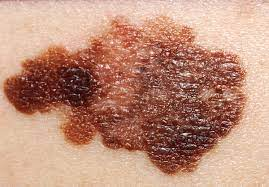
#> input picture inputs/tester.jpg, 269 x 187 px, found by its file name
$ jupyter execute superpixel-segmentation.ipynb
#> lines starting #> are read from the running program, lines starting #| are printed output that depends on the picture
[cell 1]
from skimage import color
from skimage import io
from skimage.segmentation import slic, mark_boundaries
from skimage.color import label2rgb
import matplotlib.pyplot as plt

# Bild laden
image = io.imread('tester.jpg')
#> image is the input picture: shape (187, 269, 3); mean R, G, B 190.4, 143.4, 123.3

# Bild in Lab-Farbraum konvertieren
image_lab = color.rgb2lab(image)
#> image_lab: shape (187, 269, 3) float64; mean of channels 0, 1, 2 63, 15.9, 18.5

n_segments = 100
compactness = 25
# Superpixel-Segmentierung durchführen
segments = slic(image_lab, n_segments, compactness, start_label=1)
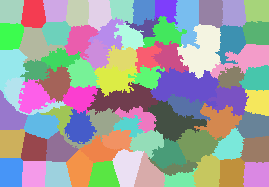
#> segments: shape (187, 269) int64; 77 distinct labels, from 1 to 77; one colour per label, 0 black

# Segmentierungsergebnisse visualisieren
fig, ax = plt.subplots(1, 2, figsize=(15, 8), dpi=300)

# Originalbild anzeigen
ax[0].imshow(image)
ax[0].set_title('Originalbild', fontsize=14)
ax[0].axis('off')

# Superpixel-Bild anzeigen
ax[1].imshow(label2rgb(segments, image, kind='avg'))
ax[1].set_title('Superpixel - $segments = %d, compactness = %d$' % (n_segments, compactness), fontsize=14)
ax[1].axis('off')

plt.tight_layout()
plt.show()
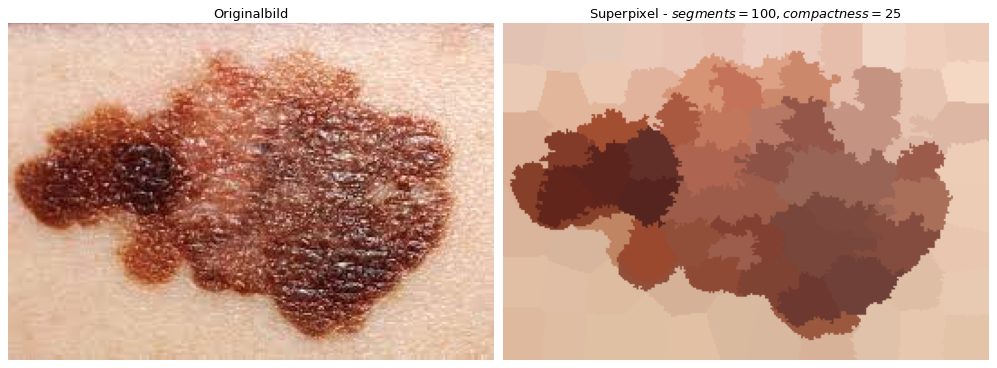
#> figure drawn by matplotlib, 2 panels

[cell 2]
# Importiere die notwendigen Bibliotheken
import cv2
import numpy as np
import matplotlib.pyplot as plt

# Lade das Bild
image_path = 'Baum.jpg'  # Pfad zu deinem Bild
image = cv2.imread(image_path)
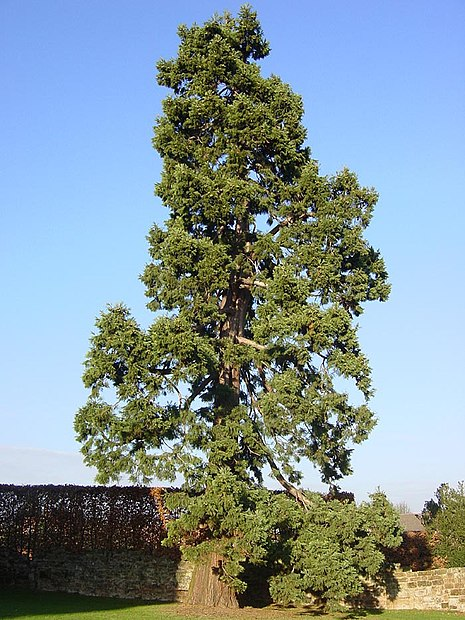
#> input picture Baum.jpg, 465 x 620 px
#> image is the input picture: shape (620, 465, 3); mean B, G, R 151.7, 147.8, 130.3
image_rgb = cv2.cvtColor(image, cv2.COLOR_BGR2RGB)

# Konvertiere das Bild in den LAB-Farbraum
image_lab = cv2.cvtColor(image, cv2.COLOR_BGR2Lab)
#> image_lab: shape (620, 465, 3); mean of channels 0, 1, 2 150.5, 124.9, 125.1

# Initialisiere die SEEDS-Superpixel-Segmentierung
num_superpixels = 250  # Anzahl der gewünschten Superpixel
num_levels = 1  # Anzahl der Ebenen
prior = 2  # Balance zwischen Farb- und Kontur-Information
num_histogram_bins = 3  # Anzahl der Histogramm-Bins

seeds = cv2.ximgproc.createSuperpixelSEEDS(
    image.shape[1], image.shape[0], image.shape[2],
    num_superpixels, num_levels, prior, num_histogram_bins
)

# Wende SEEDS-Superpixel-Segmentierung an
seeds.iterate(image_lab, num_iterations=10)

# Erhalte die Labels der Superpixel
labels = seeds.getLabels()

# Zeichne die Konturen der Superpixel auf das Bild
mask = seeds.getLabelContourMask(False)
contours = image_rgb.copy()
contours[mask == 255] = [255, 255, 0]  # Zeichne die Konturen in Rot
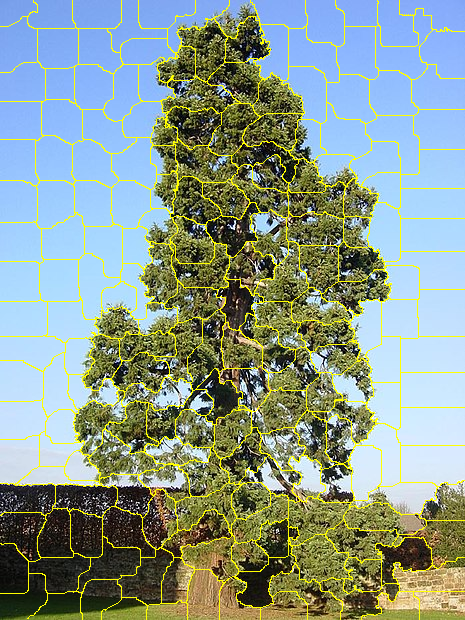
#> contours: shape (620, 465, 3); mean R, G, B 138.3, 154.8, 142.7


# Zeige das Originalbild und das Bild mit Superpixel-Konturen
fig, ax = plt.subplots(1, 2, figsize=(15, 15))
ax[0].imshow(image_rgb)
ax[0].set_title('Original Image')
ax[0].axis('off')

title_params = f'Superpixels with SEEDS\nnum_superpixels={num_superpixels}, num_levels={num_levels}, prior={prior}, num_histogram_bins={num_histogram_bins}'
ax[1].imshow(contours)
ax[1].set_title(title_params)
ax[1].axis('off')

plt.show()

[cell 3]
# Importiere die notwendigen Bibliotheken
import cv2
import numpy as np
import matplotlib.pyplot as plt

def apply_superpixels(image, num_superpixels=250, num_levels=1, prior=2, num_histogram_bins=3):
  image_rgb = cv2.cvtColor(image, cv2.COLOR_BGR2RGB)
  image_lab = cv2.cvtColor(image, cv2.COLOR_BGR2Lab)

  seeds = cv2.ximgproc.createSuperpixelSEEDS(
      image.shape[1], image.shape[0], image.shape[2],
      num_superpixels, num_levels, prior, num_histogram_bins
  )
  # Wende SEEDS-Superpixel-Segmentierung an
  seeds.iterate(image_lab, num_iterations=10)

  # Erhalte die Labels der Superpixel
  labels = seeds.getLabels()

  # Zeichne die Konturen der Superpixel auf das Bild
  mask = seeds.getLabelContourMask(False)
  contours = image_rgb.copy()
  contours[mask == 255] = [255, 255, 0]  # Zeichne die Konturen in Rot
  return contours

def apply_superpixels_to_dataset(dataset, num_superpixels=250, num_levels=1, prior=2, num_histogram_bins=3):
  segmented_images = []
  for i, image in enumerate(dataset):
      if image.ndim != 3 or image.shape[2] != 3:
          raise ValueError(f"Bild {i} hat unerwartete Dimensionen: {image.shape}")
      segmented_image = apply_superpixels(image, num_superpixels=num_superpixels, num_levels=num_levels, prior=prior, num_histogram_bins=num_histogram_bins)
      segmented_images.append(segmented_image)
  return np.array(segmented_images)


# Lade das Testbild
image = cv2.imread('Baum.jpg')
BAUM=apply_superpixels(image)
plt.imshow(cv2.cvtColor(BAUM, cv2.COLOR_BGR2RGB))
plt.show()
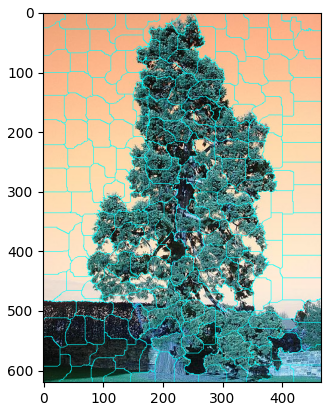
#> figure drawn by matplotlib, 1 panel; B, G, R data is drawn as R, G, B
